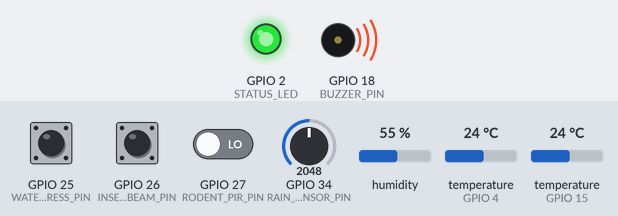
Bench run of a sketch on a simulated ESP32. On the bench: output pins drawn as LEDs (lit = HIGH), buzzer (waves = sounding). Inputs (shaded band) come from the test bench; at power-on: GPIO 34 (RAIN_SENSOR_PIN) = 2048, temperature (sensors on GPIO 4, GPIO 15) 24 °C, GPIO 25 (WATER_INGRESS_PIN) HIGH, humidity 55 %, GPIO 26 (INSECT_BEAM_PIN) HIGH, GPIO 27 (RODENT_PIR_PIN) LOW. What the sketch prints to the serial monitor is not drawn.

Above: at 3.3 s.
3.4 s: GPIO 34 (RAIN_SENSOR_PIN) set to 3019
11.1 s: GPIO 34 (RAIN_SENSOR_PIN) set to 3099
At 14.5 s:
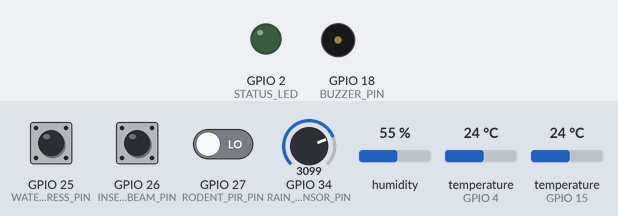
17.3 s: temperature (sensor on GPIO 4) set to 28 °C
At 19.5 s:
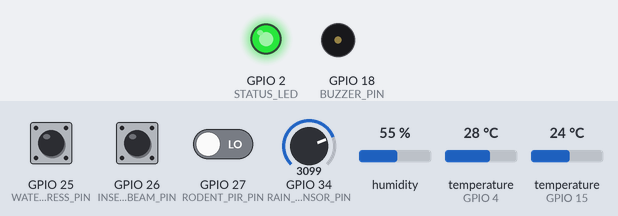
19.8 s: GPIO 25 (WATER_INGRESS_PIN) pulled LOW for 3.2 s
At 21.9 s:
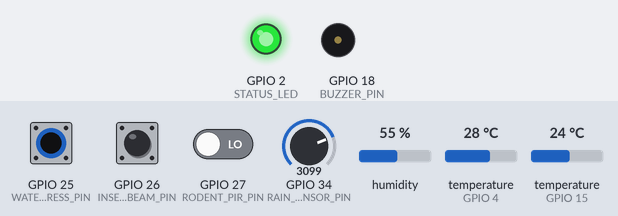
24.5 s: humidity set to 63 %
27.3 s: humidity set to 66 %
At 28.7 s:
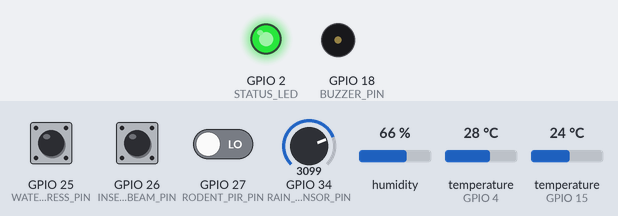
Timing chart, 0 to 35.9 s (numbered marks = the images above; inputs shaded):
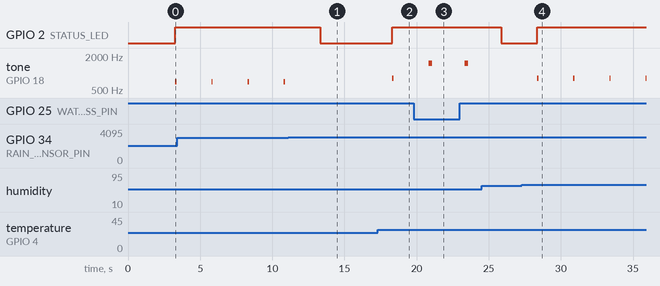

The sketch:

sketch.ino
```cpp
#include <Arduino.h>
#include "DHTesp.h"
#include <OneWire.h>
#include <DallasTemperature.h>
#include <math.h>

constexpr uint8_t DHT_PIN = 15;
constexpr uint8_t DS18B20_PIN = 4;
constexpr uint8_t STATUS_LED = 2;
constexpr uint8_t BUZZER_PIN = 18;
constexpr uint8_t RAIN_SENSOR_PIN = 34;
constexpr uint8_t RODENT_PIR_PIN = 27;
constexpr uint8_t INSECT_BEAM_PIN = 26;
constexpr uint8_t WATER_INGRESS_PIN = 25;
constexpr unsigned long SAMPLE_INTERVAL_MS = 2500;

DHTesp dht;
OneWire oneWire(DS18B20_PIN);
DallasTemperature grainProbe(&oneWire);

float previousGrainC = NAN;
int rainIntensityPct = 0;
bool rodentMotionDetected = false;
bool waterIngressDetected = false;
volatile uint32_t insectTrapPulses = 0;
volatile uint32_t lastInsectEdgeUs = 0;
constexpr uint32_t INSECT_DEBOUNCE_US = 50000;
portMUX_TYPE insectMux = portMUX_INITIALIZER_UNLOCKED;
uint32_t rodentMotionEvents = 0;
uint32_t lastAlertedInsectPulses = 0;
uint32_t lastAlertedRodentEvents = 0;
bool previousRodentMotion = false;
void IRAM_ATTR onInsectBeamBreak() {
  const uint32_t nowUs = micros();
  if (nowUs - lastInsectEdgeUs < INSECT_DEBOUNCE_US) return;
  lastInsectEdgeUs = nowUs;
  portENTER_CRITICAL_ISR(&insectMux);
  insectTrapPulses = insectTrapPulses + 1;
  portEXIT_CRITICAL_ISR(&insectMux);
}
unsigned long lastSampleMs = 0;

struct Assessment {
  int score;
  const char *level;
};

Assessment assessStorage(float humidity, float deltaC, float grainRiseC) {
  int score = 0;

  if (humidity >= 80.0f) score += 40;
  else if (humidity >= 75.0f) score += 25;
  else if (humidity >= 65.0f) score += 10;

  if (deltaC >= 6.0f) score += 35;
  else if (deltaC >= 4.0f) score += 20;
  else if (deltaC >= 2.0f) score += 10;

  if (!isnan(grainRiseC)) {
    if (grainRiseC >= 2.0f) score += 25;
    else if (grainRiseC >= 1.0f) score += 10;
  }

  score = min(score, 100);
  const char *level = score >= 75 ? "URGENT"
                    : score >= 50 ? "ACTION"
                    : score >= 25 ? "WATCH" : "NORMAL";
  return {score, level};
}

bool validReadings(const TempAndHumidity &air, float grainC) {
  return !isnan(air.temperature) && !isnan(air.humidity) &&
         grainC != DEVICE_DISCONNECTED_C &&
         air.humidity >= 0.0f && air.humidity <= 100.0f &&
         air.temperature >= -10.0f && air.temperature <= 70.0f &&
         grainC >= -10.0f && grainC <= 80.0f;
}

void sensorFault(bool pestAlert, bool waterAlert, bool rainAlert) {
  digitalWrite(STATUS_LED, HIGH);
  if (waterAlert) tone(BUZZER_PIN, 1500, 250);
  else if (pestAlert) tone(BUZZER_PIN, 1100, 180);
  else if (rainAlert) tone(BUZZER_PIN, 700, 100);
  else tone(BUZZER_PIN, 1200, 250);
  Serial.printf("FAULT | SENSOR_READ_ERROR | RAIN %d%% | WATER_INGRESS %s | RODENT %s | INSECT_PULSES %lu | PEST %s\n", rainIntensityPct, waterAlert ? "ACTIVE" : "CLEAR", rodentMotionDetected ? "MOTION" : "CLEAR", (unsigned long)insectTrapPulses, pestAlert ? "ALERT" : "CLEAR");
}

void applyAlarm(const char *level, bool pestAlert, bool waterIngressAlert, bool rainAlert) {
  const bool action = strcmp(level, "ACTION") == 0;
  const bool urgent = strcmp(level, "URGENT") == 0;

  digitalWrite(STATUS_LED, (action || urgent || strcmp(level, "WATCH") == 0 || pestAlert || waterIngressAlert || rainAlert) ? HIGH : LOW);
  if (urgent) tone(BUZZER_PIN, 1800, 500);
  else if (action) tone(BUZZER_PIN, 1200, 180);
  else if (strcmp(level, "WATCH") == 0) tone(BUZZER_PIN, 800, 90);
  else if (waterIngressAlert) tone(BUZZER_PIN, 1500, 250);
  else if (pestAlert) tone(BUZZER_PIN, 1100, 180);
  else if (rainAlert) tone(BUZZER_PIN, 700, 100);
  else noTone(BUZZER_PIN);
}

void setup() {
  Serial.begin(115200);
  pinMode(STATUS_LED, OUTPUT);
  pinMode(BUZZER_PIN, OUTPUT);
  pinMode(RAIN_SENSOR_PIN, INPUT);
  pinMode(RODENT_PIR_PIN, INPUT);
  pinMode(INSECT_BEAM_PIN, INPUT_PULLUP);
  pinMode(WATER_INGRESS_PIN, INPUT_PULLUP);
  attachInterrupt(digitalPinToInterrupt(INSECT_BEAM_PIN), onInsectBeamBreak, FALLING);
  digitalWrite(STATUS_LED, LOW);
  noTone(BUZZER_PIN);

  dht.setup(DHT_PIN, DHTesp::DHT22);
  grainProbe.begin();

  Serial.println();
  Serial.println("KRISHI GUARD | GRAIN STORAGE MONITOR");
  Serial.println("Standalone ESP32 simulation - no cloud connection required");
  Serial.println("DHT22: GPIO15 | DS18B20: GPIO4 | LED: GPIO2 | BUZZER: GPIO18");
  Serial.println("Risk score uses humidity, grain-air delta and sample-to-sample grain rise.");
}

void loop() {
  const unsigned long now = millis();
  if (now - lastSampleMs < SAMPLE_INTERVAL_MS) {
    delay(10);
    return;
  }
  lastSampleMs = now;

  // Read all independent GPIO/ADC channels before climate validation.
  rainIntensityPct = constrain(map(analogRead(RAIN_SENSOR_PIN), 4095, 0, 0, 100), 0, 100);
  rodentMotionDetected = digitalRead(RODENT_PIR_PIN) == HIGH;
  waterIngressDetected = digitalRead(WATER_INGRESS_PIN) == LOW;
  if (rodentMotionDetected && !previousRodentMotion) rodentMotionEvents++;
  previousRodentMotion = rodentMotionDetected;
  uint32_t pulseSnapshot;
  portENTER_CRITICAL(&insectMux);
  pulseSnapshot = insectTrapPulses;
  portEXIT_CRITICAL(&insectMux);
  const bool pestAlert = rodentMotionDetected || pulseSnapshot > lastAlertedInsectPulses || rodentMotionEvents > lastAlertedRodentEvents;
  lastAlertedInsectPulses = pulseSnapshot;
  lastAlertedRodentEvents = rodentMotionEvents;

  const TempAndHumidity air = dht.getTempAndHumidity();
  grainProbe.requestTemperatures();
  const float grainC = grainProbe.getTempCByIndex(0);
  if (!validReadings(air, grainC)) {
    previousGrainC = NAN;  // Do not compare against stale data after a sensor fault.
    sensorFault(pestAlert, waterIngressDetected, rainIntensityPct >= 25);
    return;
  }

  const float deltaC = grainC - air.temperature;
  const float riseC = isnan(previousGrainC) ? NAN : grainC - previousGrainC;
  const Assessment result = assessStorage(air.humidity, deltaC, riseC);
  applyAlarm(result.level, pestAlert, waterIngressDetected, rainIntensityPct >= 25);

  Serial.printf("AIR %.1f C | RH %.1f %% | GRAIN %.1f C | DELTA %.1f C | RISE ",
                air.temperature, air.humidity, grainC, deltaC);
  if (isnan(riseC)) Serial.print("N/A");
  else Serial.printf("%.1f C", riseC);
  Serial.printf(" | SCORE %d/100 | STATUS %s | RAIN %d%% | WATER_INGRESS %s | RODENT %s | INSECT_PULSES %lu | PEST %s | RAIN_ALERT %s\n",
                result.score, result.level, rainIntensityPct,
                waterIngressDetected ? "ACTIVE" : "CLEAR",
                rodentMotionDetected ? "MOTION" : "CLEAR",
                (unsigned long)pulseSnapshot, pestAlert ? "ALERT" : "CLEAR", rainIntensityPct >= 25 ? "ACTIVE" : "CLEAR");
  Serial.printf("APP_PAYLOAD {\"ambient_temperature_c\":%.1f,\"relative_humidity_pct\":%.1f,\"grain_temperature_c\":%.1f,\"temperature_delta_c\":%.1f,\"risk_score\":%d,\"risk_level\":\"%s\",\"rain_intensity_pct\":%d,\"water_ingress_detected\":%d,\"rodent_motion_events\":%d,\"insect_trap_pulses\":%lu}\n",
                air.temperature, air.humidity, grainC, deltaC, result.score, result.level,
                rainIntensityPct, waterIngressDetected ? 1 : 0, (int)rodentMotionEvents, (unsigned long)pulseSnapshot);
  previousGrainC = grainC;
}
```

Measured:
- the behaviour switches between 3071 and 3072 on GPIO 34 (RAIN_SENSOR_PIN) (found by bisection; images 0 and 1)
- the behaviour switches between 64 and 65 % on humidity (found by bisection; images 3 and 4)
- after the input at 11.1 s, GPIO 2 (STATUS_LED): HIGH → LOW after 2.2 s; tone on GPIO 18 (BUZZER_PIN): stops changing and stays silent
- after the input at 17.3 s, GPIO 2 (STATUS_LED): LOW → HIGH after 1.0 s; tone on GPIO 18 (BUZZER_PIN): silent → 800 Hz after 1.0 s, → silent 0.09 s later
- after the input at 19.8 s, GPIO 2 (STATUS_LED): stays HIGH (without the input it goes to LOW after 1.0 s); tone on GPIO 18 (BUZZER_PIN): alternates 1500 Hz for 0.25 s and silent for 2.3 s, starting after 1.0 s
- after the input at 27.3 s, GPIO 2 (STATUS_LED): LOW → HIGH after 1.1 s; tone on GPIO 18 (BUZZER_PIN): alternates 800 Hz for 0.09 s and silent for 2.4 s, starting after 1.1 s
- by itself, tone on GPIO 18 (BUZZER_PIN): alternates 700 Hz for 0.10 s and silent for 2.4 s
